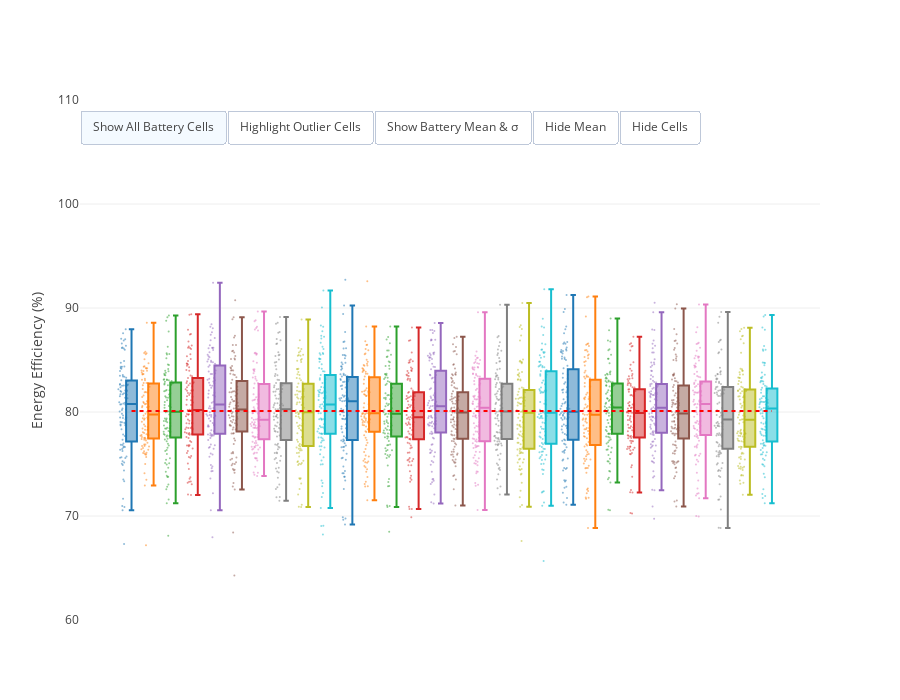

Notebook source saved alongside this figure:
### Markdown cell above
## Button

### Code cell
data=[dict(
        y=np.random.normal(80, 4, 100),
        type='box',
        jitter=1,
        boxpoints='all',
        marker = dict( size=2, opacity=0.5 ),
        name='Battery Pack '+str(i+1)) for i in range(30) ]

layout = dict(
    height = 700,
    showlegend=False,
    yaxis = dict( range = [60, 110], title='Energy Efficiency (%)' ),
    xaxis = dict( showticklabels = False )

)

mean = np.mean( [ ea['y'] for ea in data ] )

data.append( dict(
        x = [ 'Battery Pack '+str(i+1) for i in range(30) ],
        y = [mean]*30,
        marker = dict( color = 'red' ),
        line = dict( dash = 4, width = 2, color = 'red' ),
        name = 'Mean',
        mode = 'lines',        
    )
)

layout['updatemenus'] = list([
        dict(
            buttons=list([  
                dict(
                    args=[{
                        'boxpoints': 'all',
                        'marker.size': 2,
                        'marker.opacity':0.5,
                        'marker.color': ''
                    }],
                    label='Show All Battery Cells',
                    method='restyle'
                ),                      
                dict(
                    args=[{
                        'boxpoints': 'suspectedoutliers',
                        'marker.size': 6,
                        'marker.outliercolor': 'red',
                        'marker.outlierwidth': 2,
                        'marker.opacity': 1,
                        'marker.color': 'grey'
                    }],                    
                    label='Highlight Outlier Cells',
                    method='restyle'
                ),   
                dict(
                    args=[{ 'boxmean': 'sd', }],                    
                    label='Show Battery Mean & σ',
                    method='restyle'
                ), 
                dict(
                    args=[{ 'boxmean': False, }],                    
                    label='Hide Mean',
                    method='restyle'
                ),  
                dict(
                    args=[{ 'boxpoints': False, }],                    
                    label='Hide Cells',
                    method='restyle'
                ),                    
                   
            ]),
            
            direction = 'left',
            pad = {'r': 10, 't': 10},
            showactive = True,
            type = 'buttons',
            x = 0.0,
            xanchor = 'left',
            y = 1.0,
            yanchor = 'top'            
        )        
    ])

fig = dict( data=data, layout=layout )
iplot( fig, validate=False)
